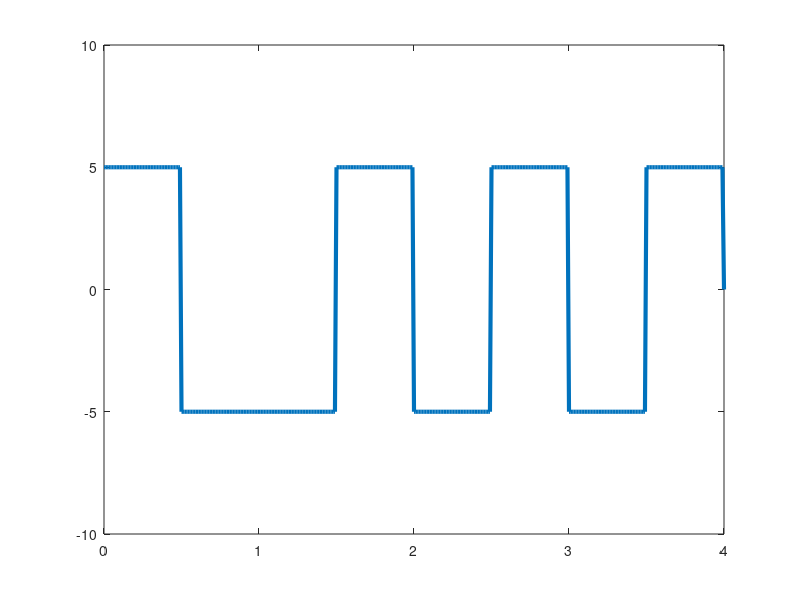

Write the MATLAB code that produced this figure.
bits=[1 0 1 1 ];
bitduration=1;
T=length(bits)*bitduration;
fs=100;
t=0:bitduration/fs:T;

x=zeros(1,length(t));



% Encoding...

previous=5;

for i=1:length(bits)

    if(bits(i)==1)


      x((i-1)*fs+1:(i*fs-fs/2))=previous;
      x((i*fs-fs/2)+1:i*fs)=-previous;



     else

       previous=-previous;
       x((i-1)*fs+1:(i*fs-fs/2))=previous;
       x((i*fs-fs/2)+1:i*fs)=-previous;


    end



    end




plot(t,x,'Linewidth',3);
xlim([0,T]);
ylim([-10 10]);


counter=0;

% Decoding...
previous=5;
for i=1:fs:length(x)-1
  counter=counter+1;
    if(x(i)==previous)
      result(counter)=1;
    else
       result(counter)=0;
       previous=-previous;

    end
end

  result
